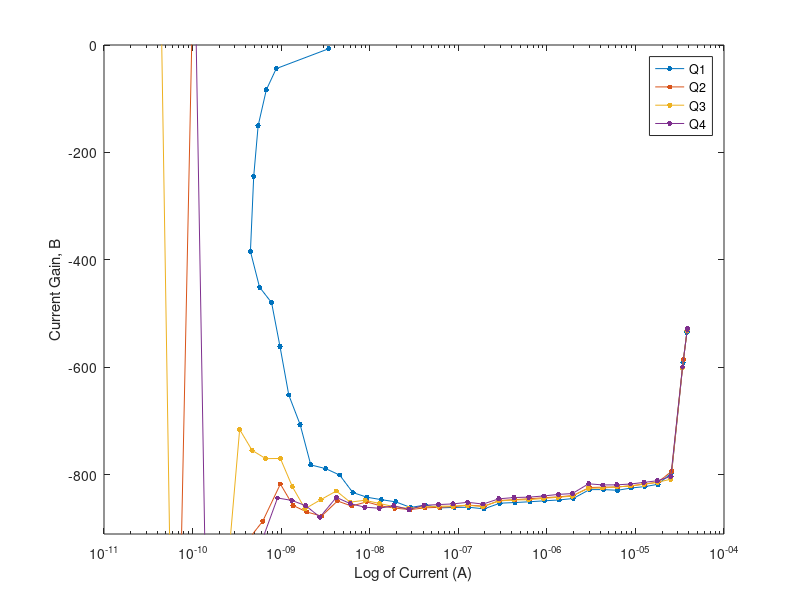

Recreate this plot in MATLAB.
load('Exp1Data.mat')
%%
Ic1a = -Ie1a - Ib1a;
Ic1b = -Ie1b - Ib1b;
Ic1c = -Ie1c - Ib1c;
Ic1d = -Ie1d - Ib1d;
Ic_avg = (Ic1a + Ic1b + Ic1c + Ic1d)./4;

pa = polyfit(Vb1a(1:30), log(Ic1a(1:30)), 1);
pb = polyfit(Vb1b(1:30), log(Ic1b(1:30)), 1);
pc = polyfit(Vb1c(1:30), log(Ic1c(1:30)), 1);
pd = polyfit(Vb1d(1:30), log(Ic1d(1:30)), 1);

Is_a = exp(pa(1));
Is_b = exp(pb(1));
Is_c = exp(pc(1));
Is_d = exp(pd(1));

uT_a = 1./pa(2);
uT_b = 1./pb(2);
uT_c = 1./pc(2);
uT_d = 1./pd(2);

B_a = Ic1a ./ Ib1a;
B_b = Ic1b ./ Ib1b;
B_c = Ic1c ./ Ib1c;
B_d = Ic1d ./ Ib1d;
%% Exp 1 plot 1
clf
semilogy(Vb1a, Ib1a,'b.');
hold on
semilogy(Vb1b,Ib1b,'r.')
semilogy(Vb1c,Ib1c,'k.')
semilogy(Vb1d,Ib1d,'c.')

semilogy(Vb1a, Ic1a,'b.-');

semilogy(Vb1b,Ic1b,'r.-')
semilogy(Vb1c,Ic1c,'k.-')
semilogy(Vb1d,Ic1d,'c.-')
hold off
%semilogy(Vb1,exp(y),'m*');
%semilogy(Vb1,Ict,'k')
%semilogy(Vb1,Ibt,'m')

%legend('Iba','Ibb','Ibc','Ibd','Ica','Icb',Icc','Icd')
legend('Q1 Ib','Q2 Ib','Q3 Ib','Q4 Ib','Q1 Ic','Q2 Ic','Q3 Ic','Q4 Ic')
ylabel('Current (A)')
xlabel('Base Voltage (V)')


%% Exp 1 plot 2
clf

diff_a = Ic_avg - Ic1a;
diff_b = Ic_avg - Ic1b;
diff_c = Ic_avg - Ic1c;
diff_d = Ic_avg - Ic1d;

perc_a = diff_a ./ Ic_avg;
perc_b = diff_b ./ Ic_avg;
perc_c = diff_c ./ Ic_avg;
perc_d = diff_d ./ Ic_avg;

plot(Vb1a, perc_a,'Marker','.','MarkerSize',12)
hold on
plot(Vb1b, perc_b,'Marker','.','MarkerSize',12)
plot(Vb1c, perc_c,'Marker','.','MarkerSize',12)
plot(Vb1d, perc_d,'Marker','.','MarkerSize',12)

ylabel('Percentage Difference from Average Collector Current')
xlabel('Base Voltage (V)')

legend('Q1','Q2','Q3','Q4')


%% Exp 1 plot 3
clf

semilogx(abs(Ib1a), -B_a,'Marker','.','MarkerSize',12)
hold on
semilogx(abs(Ib1b), -B_b,'Marker','.','MarkerSize',12)
semilogx(abs(Ib1c), -B_c,'Marker','.','MarkerSize',12)
semilogx(abs(Ib1d), -B_d,'Marker','.','MarkerSize',12)
ylim([-910,-00])
ylabel('Current Gain, B')
xlabel('Log of Current (A)')

legend('Q1','Q2','Q3','Q4')